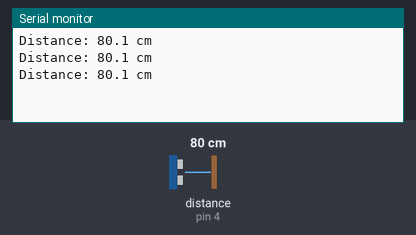
This sketch was run on a simulated Arduino Uno, built with avr-gcc and run on an emulated ATmega328P. Parts: the last lines printed to the serial monitor. Wiring (inferred from the names in the program): ultrasonic range finder: trigger pin 5; echo pin 4. Inputs (shaded band) come from the test bench; at power-on: distance to the obstacle (sensor on pin 4) 80 cm. The echo pulse lasts 58.3 µs per cm.

Above: at 1.8 s.
1.9 s: distance to the obstacle (sensor on pin 4) set to 4 cm
At 2.31 s:
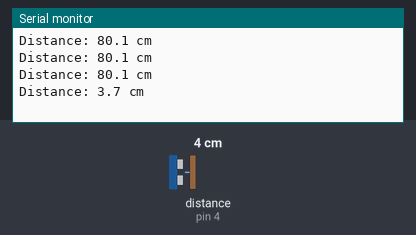
3.4 s: distance to the obstacle (sensor on pin 4) set to 2 cm
At 3.9 s:
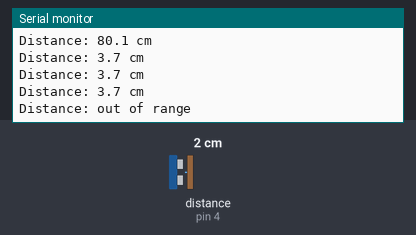

The sketch:

hcsr04_test.ino
```cpp
const uint8_t TRIG_PIN = 5;  // D1 on NodeMCU V3
const uint8_t ECHO_PIN = 4;  // D2 on NodeMCU V3

const unsigned long PRINT_INTERVAL_MS = 500;
const unsigned long ECHO_TIMEOUT_US = 25000;  // ~400 cm max range

unsigned long lastPrintMs = 0;

void setup() {
  Serial.begin(115200);
  pinMode(TRIG_PIN, OUTPUT);
  pinMode(ECHO_PIN, INPUT);
  digitalWrite(TRIG_PIN, LOW);
}

void loop() {
  unsigned long now = millis();
  if (now - lastPrintMs < PRINT_INTERVAL_MS) {
    return;
  }
  lastPrintMs = now;

  digitalWrite(TRIG_PIN, LOW);
  delayMicroseconds(2);
  digitalWrite(TRIG_PIN, HIGH);
  delayMicroseconds(10);
  digitalWrite(TRIG_PIN, LOW);

  unsigned long durationUs = pulseIn(ECHO_PIN, HIGH, ECHO_TIMEOUT_US);

  if (durationUs == 0) {
    Serial.println("Distance: out of range (no echo)");
    return;
  }

  float distanceCm = durationUs / 58.0;
  if (distanceCm < 2.0 || distanceCm > 400.0) {
    Serial.println("Distance: out of range");
    return;
  }

  Serial.print("Distance: ");
  Serial.print(distanceCm, 1);
  Serial.println(" cm");
}
```

Measured:
- the behaviour switches between 3 and 2 cm on distance to the obstacle (sensor on pin 4) (found by bisection; images 1 and 2)
- after the input at 1.9 s, the serial monitor: prints a new line after 0.10 s (image 1)
- after the input at 3.4 s, the serial monitor: prints a new line after 0.10 s (image 2)
